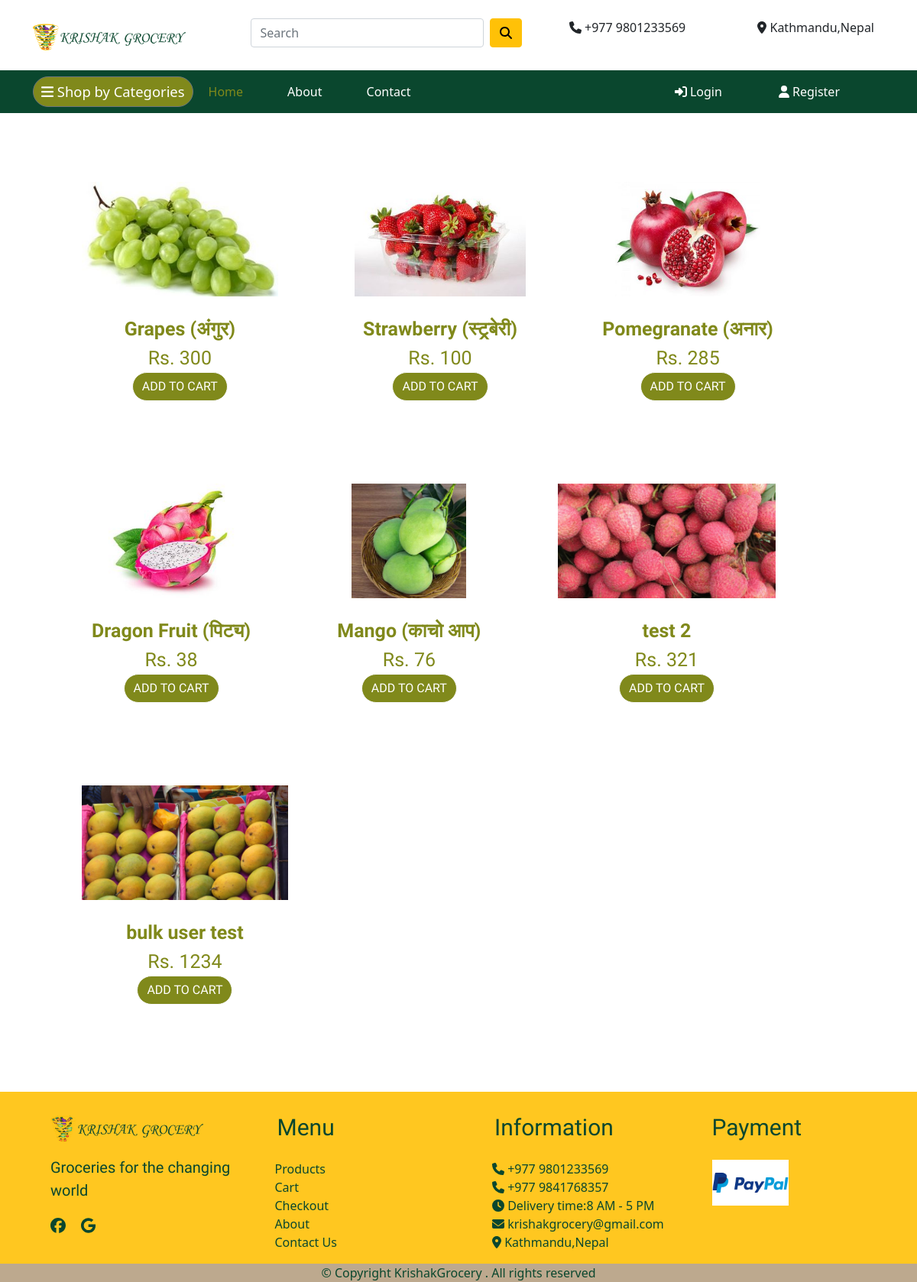
Page /fruits/ on the earlier database version.
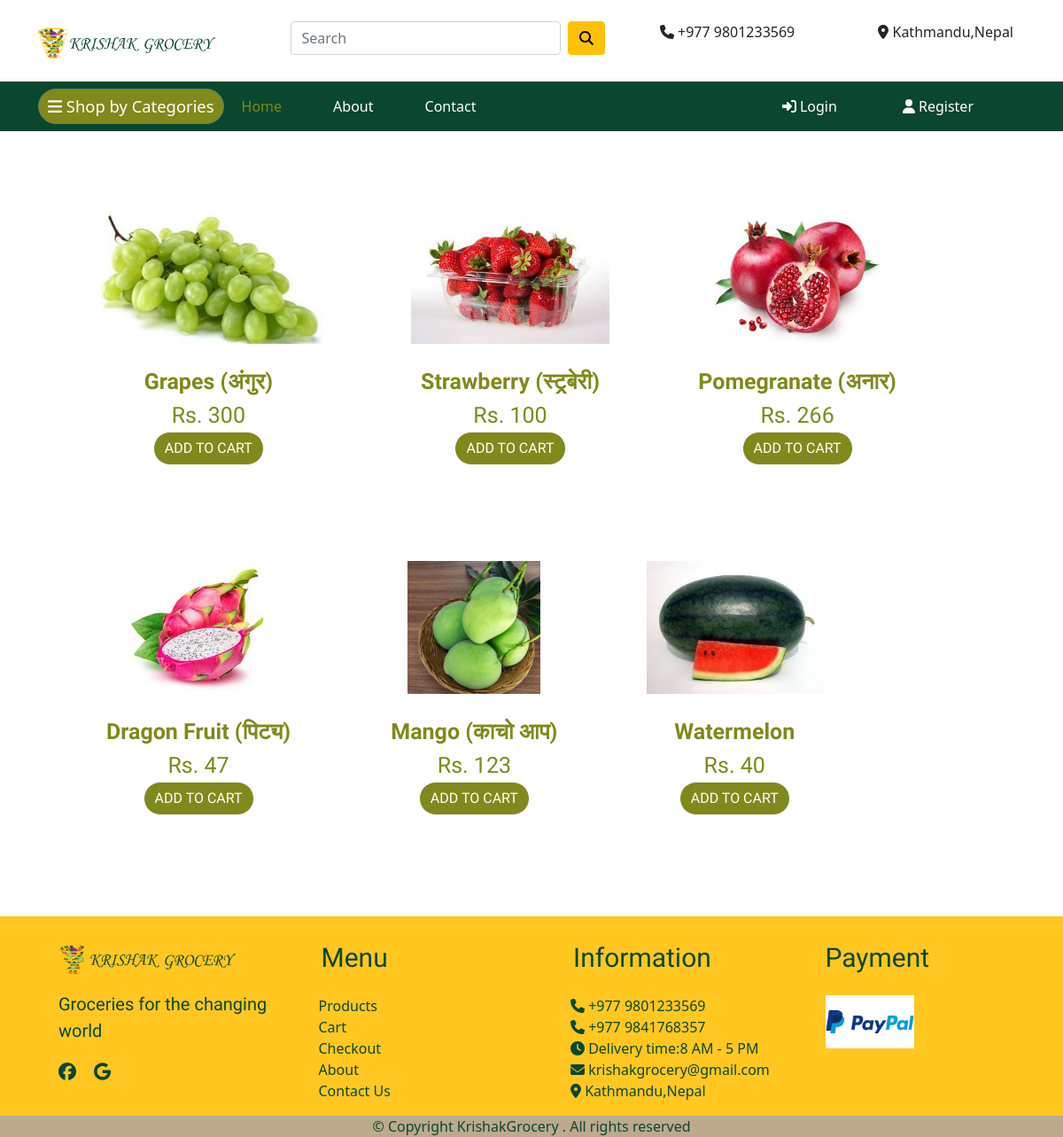
Same page on the later database version.
### app/models.py (models this page shows, shortened)
class Product(models.Model):
    title = models.CharField(max_length=100)
    selling_price = models.IntegerField()
    category = models.CharField(choices=CATEGORY_CHOICES, max_length=2)
    product_image = models.ImageField(upload_to='productimg')

### app/views.py (the view)
# urls.py: path('fruits/', views.fruits, name='fruits'),
def fruits(request):
    fruits= Product.objects.filter(category='F')
    return render(request, 'app/fruits.html',{'fruits':fruits})

### app/templates/app/fruits.html (shortened to what this page needs)
{% extends 'app/base.html' %}
{% load static %}
{% block main-content %}
<div class="container pt-5 pb-5">
<div class="mx-3">
   {% for f in fruits %}
   <a href="{% url 'product-detail' f.id  %}" class="btn hoverzoom">
     <div class="item" id="fruit">
       <img src="{{f.product_image.url}}" alt="" height="150px">
       <br>
       <br>
       <span class="fw-bold textwrap">{{f.title}}</span>
       <br>
       <span class="fs-5">Rs. {{f.selling_price}}</span>
     <div class="box-element product pb-4">
       <button class="btn btn-light add-btn">ADD TO CART </button>
     </div>
   </div>
  </a>
   {% endfor %}
</div>
</div>
{% endblock main-content %}

### app/templates/app/base.html (shortened to what this page needs)
{% load static %}
<!doctype html>
<html lang="en">
  <head>
    <link href="https://cdn.jsdelivr.net/npm/bootstrap@5.0.0-beta1/dist/css/bootstrap.min.css" rel="stylesheet">
    <link rel="stylesheet" href="{% static 'app/css/owl.carousel.min.css' %}">
    <link rel="stylesheet" href="{% static 'app/css/all.min.css' %}">
    <link rel="stylesheet" href="{% static 'app/css/style.css' %}">
  </head>
  <body>
    <div class="Header pt-2 pb-2">
      <div class="container mt-3">
        <div class="row">
          <div class="col-md-3">
            <a href="{% url 'home' %}"><img src="{% static 'app/images/banner/krishak logo.png'%} " height="60px" width="200px"></a>
          </div>
          <div class="col-md-4 ">
            <form action="{% url 'search' %}" method="GET" class="d-flex">
              <input class="form-control me-2" type="text" name="keyword" placeholder="Search" aria-label="Search" required>
              <button class="btn btn-warning" type="submit"><i class="fas fa-search"></i></button>
            </form>
          </div>
          <div class="col-md-3 ab">
               <i class="fas fa-phone"></i>&nbsp;+977 9801233569
          </div>
          <div class="col-md-2">
            <i class="fas fa-map-marker-alt"></i>&nbsp;Kathmandu,Nepal
          </div>
        </div>
      </div>
    </div>
    <nav class="navbar navbar-expand-lg navbar-dark navbar-bg sticky-top">
     <div class="container">
      <div class="dropdown d">
        <button class="btn btn-secondary " type="button" id="dropdownMenu2" data-bs-toggle="dropdown" aria-expanded="false">
          <a class="navbar-brand" href="/"><i class="fas fa-bars"></i>&nbsp;Shop by Categories</a>
        </button>
      </div>
       <div class="collapse navbar-collapse" id="navbarSupportedContent">
         <ul class="navbar-nav me-auto mb-2 mb-lg-0">
           <li class="nav-item">
             <a class="nav-link active" aria-current="page" href="/">Home</a>
           </li>
           <li class="nav-item">
            <a class="nav-link " aria-current="page" href="{% url 'about' %}">About</a>
          </li>
          <li class="nav-item">
            <a class="nav-link " aria-current="page" href="{% url 'contact' %}">Contact</a>
          </li>
         </ul>
         <div class="d-flex ">
          <ul class="navbar-nav me-auto mb-2 mb-lg-0 ">
            {% if request.user.is_authenticated %}
           <li class="nav-item dropdown mx-2">
              <a class="nav-link dropdown-toggle text-white" href="#" id="profileDropdown" role="button" data-bs-toggle="dropdown" aria-expanded="false">
                {{request.user.username|capfirst}}
              </a>
              <ul class="dropdown-menu" aria-labelledby="profileDropdown">
                <li><a class="dropdown-item" href="{% url 'profile' %}">Profile</a></li>
                <li><a class="dropdown-item" href="{% url 'orders' %}">Orders</a></li>
                <li><a class="dropdown-item" href="{% url 'passwordchange' %}">Change Password</a></li>
                <li><a class="dropdown-item" href="{% url 'logout' %}">Logout</a></li>
                {% if request.user.is_staff %}
                <li><a class="dropdown-item" href="{% url 'updateproducts' %}">Update Products</a></li>
                {% endif %}
              </ul>
            </li>
            <li class="nav-item mx-2">
             <a href="{% url 'showcart'  %}" class="nav-link text-white"><i class="fas fa-shopping-cart"></i>My Cart [{{totalitem}}]</a>
            </li>
            <li class="nav-item mx-2">
              <a class="nav-link text-white">[{{rewardpoints}}]<i class="fas fa-medal"></i></a>
           </li>
           {% else %}
            <li class="nav-item mx-2">
             <a href="{% url 'login' %}" class="nav-link text-white" id="res"><i class="fas fa-sign-in-alt"></i> Login</a>
            </li>
            <li class="nav-item mx-2">
             <a href="{% url 'registration' %}" class="nav-link text-white" id="res1"><i class="fas fa-user"></i>  Register</a>
            </li>
             {% endif %}
          </ul>
         </div>
       </div>
     </div>
    </nav>
    {% block main-content %} {% endblock main-content %}
    <footer class="ftco-footer ftco-section pt-4">
      <div class="container foot">
        <div class="row">
          <div class="col-md-3 groc">
            <img src="{% static 'app/images/banner/krishak logo.png'%} " height="60px" width="200px">
            <p>Groceries for the changing world</p>
            <i class="fab fa-facebook"></i>&nbsp; &nbsp;
            <i class="fab fa-google"></i>
          </div>
          <div class="col-md-3">
            <div class="menu">Menu</div>
            <div class="list">
              <ul>
                <li><a href="{% url 'home' %}">Products</a></li>
                <li><a href="{% url  'showcart' %}">Cart</a></li>
                <li><a href="{% url 'checkout' %}">Checkout</a></li>
                <li><a href="{% url 'about' %}">About</a></li>
                <li><a href="{% url 'contact' %}"> Contact Us</a></li>
              </ul>
            </div>
          </div>
          <div class="col-md-3">
            <div class="info">Information</div>
            <div class="list">
              <ul>
                <li> <i class="fas fa-phone"></i>&nbsp;+977 9801233569</li>
                <li> <i class="fas fa-phone"></i>&nbsp;+977 9841768357</li>
                <li><i class="fas fa-clock"></i>&nbsp;Delivery time:8 AM - 5 PM</li>
                <li><i class="fas fa-envelope"></i>&nbsp;krishakgrocery@gmail.com</li>
                <li><i class="fas fa-map-marker-alt"></i>&nbsp;Kathmandu,Nepal</li>
              </ul>
             </div>
          </div>
          <div class="col-md-3">
            <div class="pay">Payment</div>
            <div class="paypal">
              <img src="{% static 'app/images/banner/paypal.png'%} " height="60px" width="100px">
            </div>
          </div>
        </div>
      </div>
    <div class="copyright text-center">© Copyright  KrishakGrocery . All rights reserved</div>
  </footer>
  </body>
</html>

### app/static/app/css/style.css (style rules this page uses)
.textwrap { white-space:nowrap; overflow:hidden !important; text-overflow:ellipsis; }
.hoverzoom { transition:.1s; }
.navbar-bg { background-color:#0a472e !important; }
* { box-sizing: border-box; margin: 0px; padding: 0px; }
.container { width: 100%; margin: auto; padding-right: 13px; padding-left: 13px; }
.ab { padding-left: 50px; }
.navbar-brand , .dropdown .btn-secondary { border-radius: 30px; padding: 5px; background-color:#80891B; color: #fff; border-color:none; box-shadow: none; }
a { color: black; text-decoration: none; }
.navbar-dark .navbar-nav .nav-link.active, .navbar-dark .navbar-nav .show > .nav-link { padding-right: 50px; padding-left:20px; color:#80891B; }
.navbar-nav .nav-item .nav-link { color:#fff; padding-right: 50px; }
.navbar-brand { margin-right: auto; font-size: 1.15rem; }
span.fw-bold { font-size: 25px; }
span.fs-5 { font-size: 25px !important; }
.ftco-section { background-color: #ffc720; color: #0a472e !important; }
.list ul li { list-style: none; }
.list ul li a { color: #0a472e !important; }
.menu ,.info { padding-left: 35px; padding-bottom: 20px; font-family: Dancing Script; font-size: 30px; }
.groc { padding-left: 35px; padding-bottom: 20px; font-family: Dancing Script; font-size: 20px; }
.pay ,.paypal { padding-left: 35px; padding-bottom: 20px; font-family: Dancing Script; font-size: 30px; }
.copyright { background-color: rgb(189, 169, 142); }
.btn .btn-light { background-color: #80891B; border-radius: 30px; color: #fff; }
#fruit ,#vegs ,#leafy ,#search { padding: 35px; color:#80891B !important; font-family:Open Sans Condensed ; }

Differences in the rows shown:
removed Product: product_image (picture), title "test 2", selling_price "321"
removed Product: product_image (picture), title "bulk user test", selling_price "1234"
changed Product "Pomegranate (अनार)": selling_price "285" → "266"
changed Product "Dragon Fruit (पिट्य)": selling_price "38" → "47"
changed Product "Mango (काचो आप)": selling_price "76" → "123"
added Product: product_image (picture), title "Watermelon", selling_price "40"
